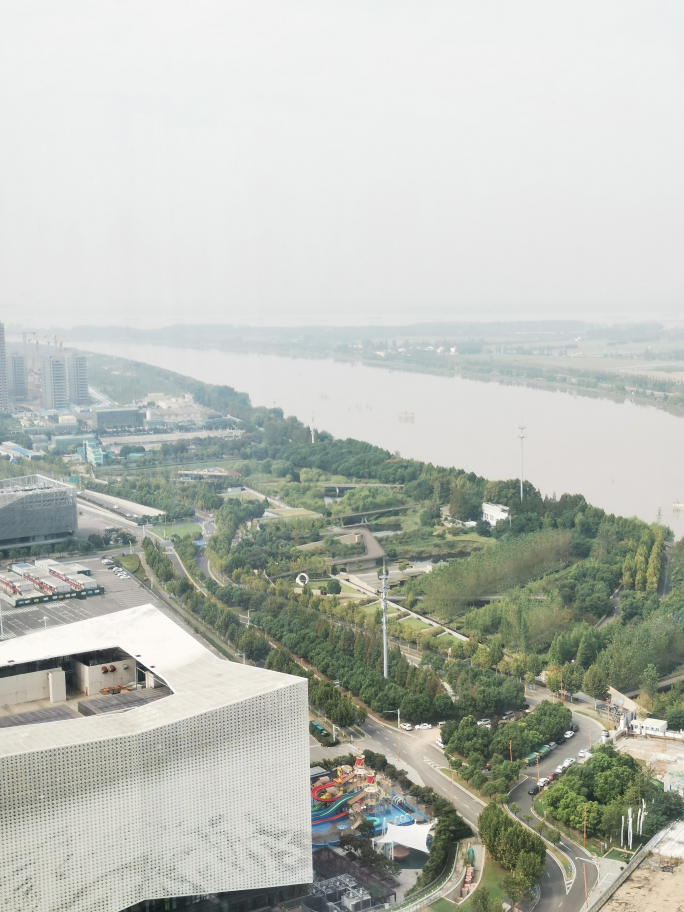
#> input picture datasets/hazy/IMG_20201002_102129.jpg, 2736 x 3648 px (shown at 1/4 size)
$ python code3_color_attenuation.py
#> lines starting #> are read from the running program, lines starting #| are printed output that depends on the picture; long printed decimals are rounded
import cv2
import numpy as np
import matplotlib.pyplot as plt

def miminum_filter(smap, ksize):
    h, w = smap.shape
    output = np.zeros_like(smap)
    hw = ksize // 2
    for i in range(h):
        for j in range(w):
            t, b = max(0, i - hw), min(i + hw, h - 1)
            l, r = max(0, j - hw), min(j + hw, w - 1)
            output[i, j] = np.min(smap[t:b+1, l:r+1])
    return output

def calc_depth_map(img,
                   minfilt_ksize,
                   guide_radius,
                   guide_eps):
    img = img.astype(np.float32)
    hsv = cv2.cvtColor(img, cv2.COLOR_RGB2HSV)
    satu, value = hsv[..., 1], hsv[..., 2]
    epsilon = np.random.normal(0, 0.041337, img.shape[:2])
    depth = 0.121779 + 0.959710 * value - 0.780245 * satu + epsilon
    depth_mini = miminum_filter(depth, minfilt_ksize)
    depth_mini = depth_mini.astype(np.float32)
    depth_guide = cv2.ximgproc.guidedFilter(img,
            depth_mini, radius=guide_radius, eps=guide_eps)
    return depth_guide, depth_mini, depth

def estimate_atmospheric_light(img, depth, percent=0.1):
    h, w = img.shape[:2]
    n_sample = int(h * w * percent / 100)
    depth_v = depth.reshape((h * w))
    img_v = img.reshape((h * w, 3))
    loc = np.argsort(depth_v)[::-1] # descending
    # 找到深度最大的 n_sample 个备选点
    Acand = img_v[loc[:n_sample], :] # [n_sample, 3]
    Anorm = np.linalg.norm(Acand, axis=1)
    loc = np.argsort(Anorm)[::-1]
    select_num = min(n_sample, 20)
    # 筛选norm最大的点（最多20个）取最大值
    Asele = Acand[loc[:select_num], :]
    A = np.max(Asele, axis=0)
    return A

def calc_scene_radiance(img, trans, atmo):
    atmo = np.expand_dims(atmo, axis=[0, 1])
    trans = np.expand_dims(trans, axis=2)
    radiance = (img - atmo) / trans + atmo
    radiance = np.clip(radiance, a_min=0, a_max=1)
    radiance = (radiance * 255).astype(np.uint8)
    return radiance

def dehaze_color_attenuation(img, cfg, return_all=True):
    img = img / 255.0
    depth, _, _ = calc_depth_map(img,
                   cfg["minfilt_ksize"],
                   cfg["guide_radius"],
                   cfg["guide_eps"])
    trans_est = np.exp( - cfg["beta"] * depth)
    t_min, t_max = cfg["t_min"], cfg["t_max"]
    trans_est = np.clip(trans_est, a_min=t_min, a_max=t_max)
    atmo = estimate_atmospheric_light(img, depth, cfg["percent"])
    dehazed = calc_scene_radiance(img, trans_est, atmo)
    if return_all:
        return {
            "dehazed": dehazed,
            "depth": depth,
            "trans_est": trans_est,
            "atmo_light": atmo
        }
    else:
        return dehazed


if __name__ == "__main__":
    cfg = {
        "minfilt_ksize": 21,
        "guide_radius": 11,
        "guide_eps": 5e-3,
        "beta": 1.0,
        "t_min": 0.05,
        "t_max": 1.0,
        "percent": 0.1
    }

    img_path = "../datasets/hazy/IMG_20201002_102129.jpg"

    img = cv2.imread(img_path)[:,:,::-1]
    h, w = img.shape[:2]
#> h = 3648; w = 2736
    img = cv2.resize(img, (w // 3, h // 3))
#> img: shape (1216, 912, 3)

    # ================================ #
    # 测试基于颜色衰减先验的 depth map     #
    # ================================ #
    dmap_guide, dmap_mini, dmap \
          = calc_depth_map(img / 255.0,
                            minfilt_ksize=21,
                            guide_radius=11,
                            guide_eps=5e-3)
#> in calc_depth_map, `img = img.astype(np.float32)`:
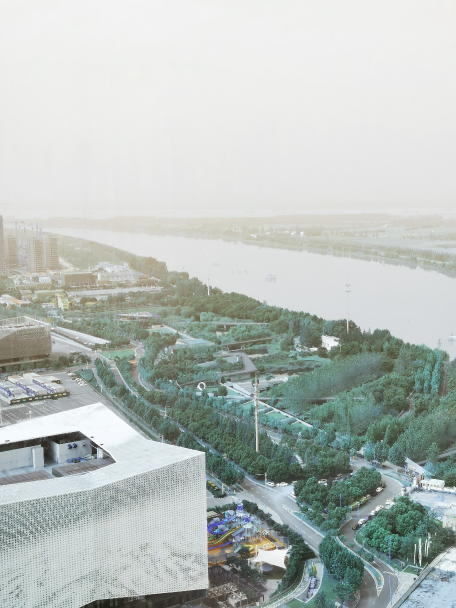
#> img: shape (1216, 912, 3) float32 (shown at 1/2 size); mean of channels 0, 1, 2 0.73, 0.746, 0.714; drawn as B, G, R
#> in calc_depth_map, `hsv = cv2.cvtColor(img, cv2.COLOR_RGB2HSV)`: hsv: shape (1216, 912, 3) float32; mean H, S, V 100.9, 0.1, 0.8
#> in calc_depth_map, `satu, value = hsv[..., 1], hsv[..., 2]`:
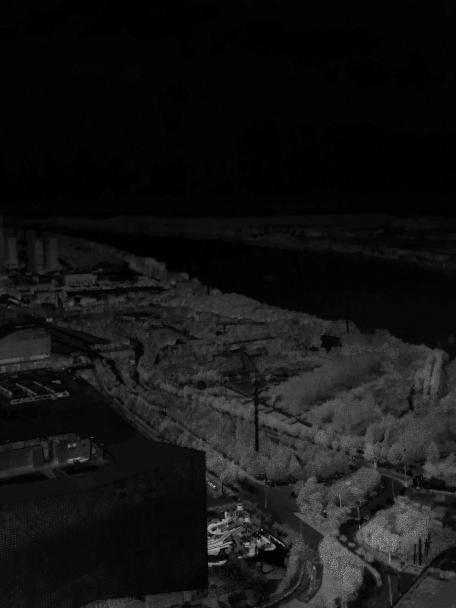
#> satu: shape (1216, 912) float32 (shown at 1/2 size); min 0, max 1, mean 0.0818
#> in calc_depth_map, `depth = 0.121779 + 0.959710 * value - 0.780245 * satu + epsilon`:
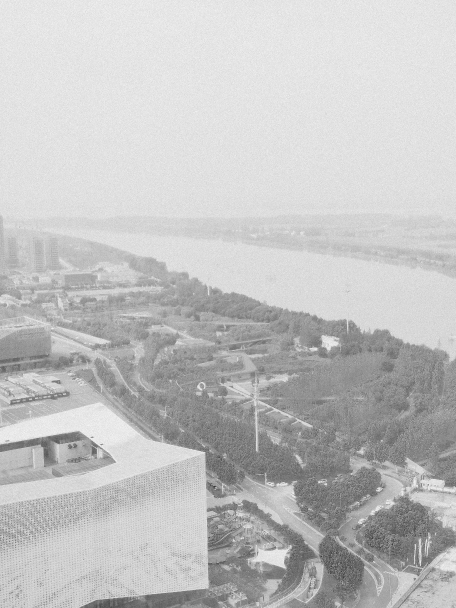
#> depth: shape (1216, 912) float64 (shown at 1/2 size); min -0.566, max 1.2, mean 0.779; drawn with min black and max white
#> after the loop in miminum_filter, `for i in range(h):`:
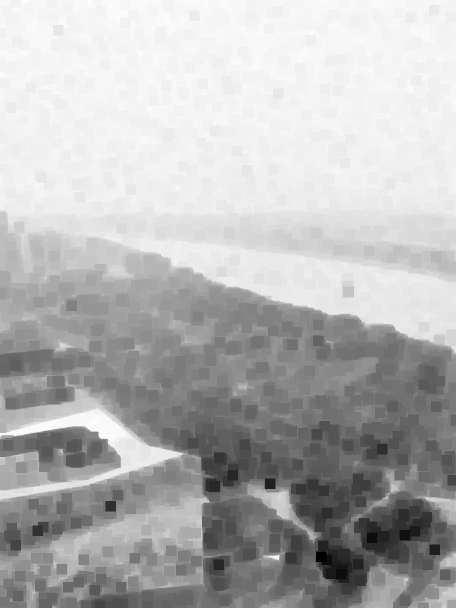
#> output: shape (1216, 912) float64 (shown at 1/2 size); min -0.566, max 0.953, mean 0.513; drawn with min black and max white
    plt.figure()
    plt.imshow(dmap, cmap='gray')
    plt.title('color attenuation depth')
    plt.xticks([]), plt.yticks([])
    plt.figure()
    plt.imshow(dmap_mini, cmap='gray')
    plt.title('minimum filtered depth')
    plt.xticks([]), plt.yticks([])
    plt.figure()
    plt.imshow(dmap_guide, cmap='gray')
    plt.title('guided filtered depth')
    plt.xticks([]), plt.yticks([])
    plt.show()

    # ================================ #
    #         测试去雾效果               #
    # ================================ #
    output = dehaze_color_attenuation(img, cfg, return_all=True)
#> in dehaze_color_attenuation, `trans_est = np.exp( - cfg["beta"] * depth)`:
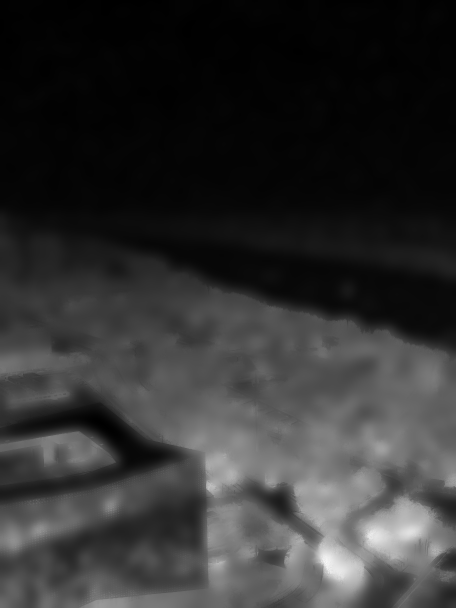
#> trans_est: shape (1216, 912) float32 (shown at 1/2 size); min 0.396, max 1.65, mean 0.639; drawn with min black and max white
#> in dehaze_color_attenuation, `trans_est = np.clip(trans_est, a_min=t_min, a_max=t_max)`:
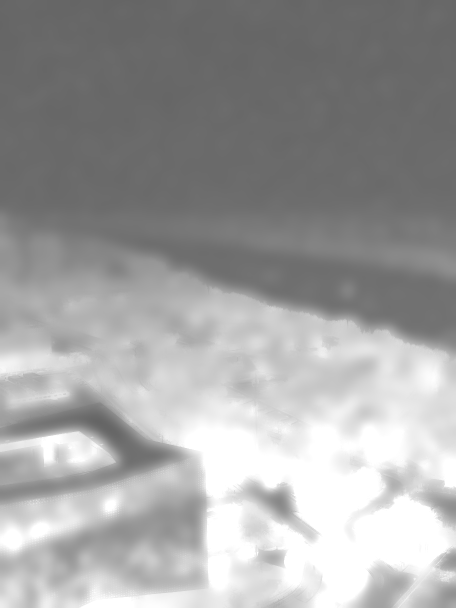
#> trans_est: shape (1216, 912) float32 (shown at 1/2 size); min 0.396, max 1, mean 0.628
#> in estimate_atmospheric_light, `Acand = img_v[loc[:n_sample], :]`: Acand = 1108 rows, first 8: [0.953, 0.953, 0.953], [0.949, 0.949, 0.949], [0.949, 0.949, 0.949], [0.949, 0.949, 0.949], [0.953, 0.953, 0.953], [0.953, 0.953, 0.945], [0.953, 0.953, 0.953], [0.953, 0.953, 0.953]
#> in estimate_atmospheric_light, `Anorm = np.linalg.norm(Acand, axis=1)`: Anorm = 1108 values, max 1.71 at index 562, min 1.62 at index 760, mean 1.65
#> in estimate_atmospheric_light, `loc = np.argsort(Anorm)[::-1]`: loc = 1108 values, max 1107 at index 995, min 0 at index 522, mean 553.5
#> in estimate_atmospheric_light, `Asele = Acand[loc[:select_num], :]`: Asele = 20 rows, first 8: [1, 0.992, 0.965], [1, 0.98, 0.965], [1, 0.98, 0.965], [0.996, 0.984, 0.965], [0.996, 0.984, 0.965], [0.996, 0.984, 0.965], [0.996, 0.984, 0.965], [0.996, 0.984, 0.957]
#> in estimate_atmospheric_light, `A = np.max(Asele, axis=0)`: A = [1, 0.992, 0.965]
#> in calc_scene_radiance, `atmo = np.expand_dims(atmo, axis=[0, 1])`: atmo = [[1, 0.992, 0.965]]
#> in calc_scene_radiance, `radiance = np.clip(radiance, a_min=0, a_max=1)`:
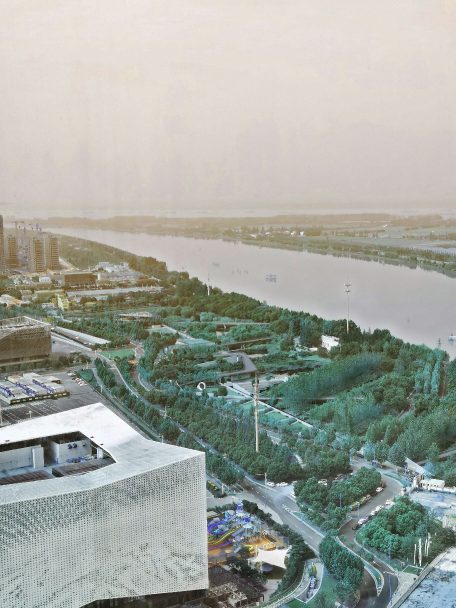
#> radiance: shape (1216, 912, 3) float64 (shown at 1/2 size); mean of channels 0, 1, 2 0.623, 0.653, 0.635; drawn as B, G, R
#> output = 4 items
    depth = output["depth"]
    trans_est = output["trans_est"]
    atmo_light = output["atmo_light"]
#> atmo_light = [1, 0.992, 0.965]
    dehazed = output["dehazed"]

    print('estimated atmosphere light : ', atmo_light)
#| estimated atmosphere light :  [1.         0.9922 0.9647]
    plt.figure()
    plt.imshow(img)
    plt.title('hazy image')
    plt.xticks([]), plt.yticks([])
    plt.figure()
    plt.imshow(depth, cmap='gray')
    plt.title('depth')
    plt.xticks([]), plt.yticks([])
    plt.figure()
    plt.imshow(trans_est, cmap='gray')
    plt.title('transmission map')
    plt.xticks([]), plt.yticks([])
    plt.figure()
    plt.imshow(dehazed)
    plt.title('dehazed')
    plt.xticks([]), plt.yticks([])
    plt.show()
